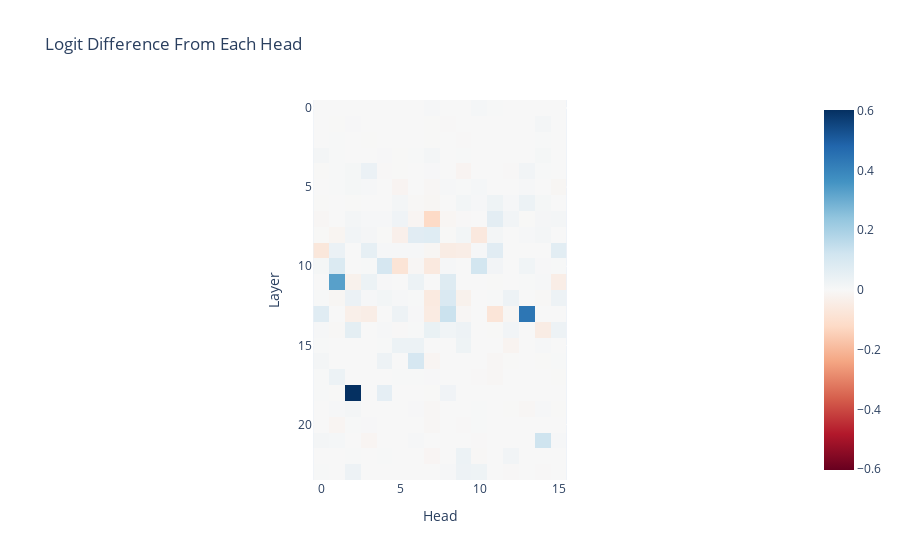

Here is the notebook cell this chart was saved with:
### Markdown cell above
#### Head Attribution

### Code cell
def imshow(tensor, renderer=None, **kwargs):
    px.imshow(utils.to_numpy(tensor), color_continuous_midpoint=0.0, color_continuous_scale="RdBu", **kwargs).show(renderer)

per_head_residual, labels = clean_cache.stack_head_results(layer=-1, pos_slice=-1, return_labels=True)
per_head_logit_diffs = residual_stack_to_logit_diff(per_head_residual, clean_cache)
per_head_logit_diffs = einops.rearrange(per_head_logit_diffs, "(layer head_index) -> layer head_index", layer=model.cfg.n_layers, head_index=model.cfg.n_heads)
per_head_logit_diffs_pct = per_head_logit_diffs
imshow(per_head_logit_diffs_pct, labels={"x":"Head", "y":"Layer"}, title="Logit Difference From Each Head")

### Figure 1 — Plotly figure (JSON) as saved in the notebook; plotly's stock layout.template omitted (floating-point values rounded to 4 significant figures; data arrays with more than 128 entries replaced by an {"elided": "..."} marker saying what was removed)
{"data": [{"coloraxis": "coloraxis", "hovertemplate": "Head: %{x}<br>Layer: %{y}<br>color: %{z}<extra></extra>", "name": "0", "type": "heatmap", "xaxis": "x", "yaxis": "y", "z": {"elided": "24x16 float values"}}], "layout": {"coloraxis": {"cmid": 0, "colorscale": [[0, "rgb(103,0,31)"], [0.1, "rgb(178,24,43)"], [0.2, "rgb(214,96,77)"], [0.3, "rgb(244,165,130)"], [0.4, "rgb(253,219,199)"], [0.5, "rgb(247,247,247)"], [0.6, "rgb(209,229,240)"], [0.7, "rgb(146,197,222)"], [0.8, "rgb(67,147,195)"], [0.9, "rgb(33,102,172)"], [1, "rgb(5,48,97)"]]}, "title": {"text": "Logit Difference From Each Head"}, "xaxis": {"anchor": "y", "constrain": "domain", "domain": [0, 1], "scaleanchor": "y", "title": {"text": "Head"}}, "yaxis": {"anchor": "x", "autorange": "reversed", "constrain": "domain", "domain": [0, 1], "title": {"text": "Layer"}}}}
